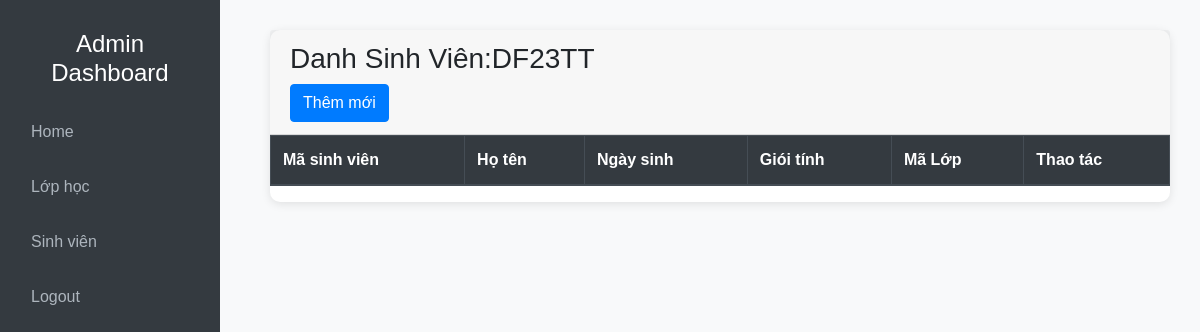
Page /admin/index.php?action=qllop&query=showup&malop=DF23TT on the earlier database version.
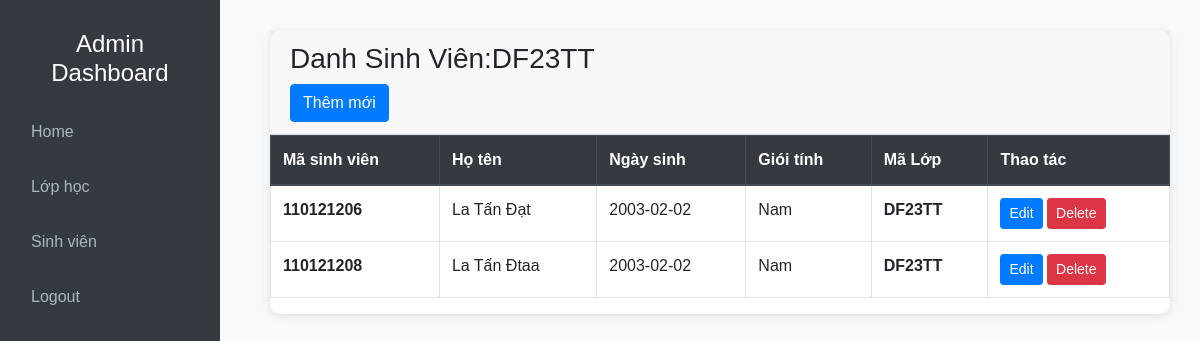
Same page on the later database version.
### tables this page shows
CREATE TABLE `sinhvien` (
  `maSV` varchar(9) NOT NULL COMMENT 'Mã sinh viên',
  `hoLot` varchar(20) NOT NULL COMMENT 'Họ lót',
  `tenSV` varchar(10) NOT NULL COMMENT 'Tên sinh viên',
  `ngaySinh` date NOT NULL COMMENT 'Ngày sinh',
  `gioiTinh` varchar(6) NOT NULL COMMENT 'Giới tính',
  `maLop` varchar(20) NOT NULL COMMENT 'Mã Lớp',
  `email` varchar(255) NOT NULL COMMENT 'Email',
  `soDT` varchar(11) NOT NULL COMMENT 'Số điện thoại',
  `diaChi` text NOT NULL COMMENT 'Địa chỉ',
  `hinhAnh` varchar(255) NOT NULL COMMENT 'Hình ảnh'
);

### admin/modules/qlLop/showup.php (the view)
<?php
    $sql_lophoc = "SELECT *FROM lophoc where maLop = '$_GET[malop]' ";
    $querylophoc = mysqli_query($conn, $sql_lophoc) ;
    $row_title = mysqli_fetch_assoc($querylophoc);
    $sql = "SELECT * FROM sinhvien where maLop = '$_GET[malop]' ";
    $query = mysqli_query($conn, $sql);
?>
<div class="card">
        <div class="card-header ">
            <h3>Danh Sinh Viên:<?php echo $row_title ['maLop']?></h3>
            <a class = "btn btn-primary" href = "index.php?action=qlsv&query=them">Thêm mới</a>
        </div>
        <table class="table table-bordered table-hover">
            <thead class="thead-dark">
                <tr>
                    <th scope="col">Mã sinh viên</th>
                    <th scope="col">Họ tên</th>
                    <th scope="col">Ngày sinh</th>
                    <th scope="col">Giói tính</th>
                    <th scope="col">Mã Lớp</th>
                    <th scope="col">Thao tác</th>
                </tr>
            </thead>
            <tbody>
            <?php while($row = mysqli_fetch_array($query)){?>
                <tr>
                    <th><?php echo $row['maSV'] ?></th>
                    <td><?php echo $row['hoLot'] . " " . $row['tenSV']; ?></td>
                    <td><?php echo $row['ngaySinh']?></td>
                    <td><?php echo $row['gioiTinh']?></td>
                    <th><?php echo $row['maLop']?></th>
                    <td>
                        <a href="?action=qlsv&query=sua&masv=<?php echo $row['maSV'] ?>" class="btn btn-sm btn-primary" class="btn btn-sm btn-danger" type="submit" >Edit</a>
                        <a onclick = "return confirm('Bạn có thực sự muốn xóa không?')" href="modules/qlSV/xuly.php?masv=<?php echo $row['maSV']; ?>" class="btn btn-sm btn-danger" type="submit">Delete</a>
                    </td>
                </tr>
            <?php } ?>
            </tbody>
        </table>
    </div>

Differences in the rows shown:
now on this page (row edited): sinhvien: maSV "110121206", hoLot "La", tenSV "Tấn Đạt", ngaySinh "2003-02-02", gioiTinh "Nam", maLop "DF23TT"
now on this page (row edited): sinhvien: maSV "110121208", hoLot "La", tenSV "Tấn Đtaa", ngaySinh "2003-02-02", gioiTinh "Nam", maLop "DF23TT"
